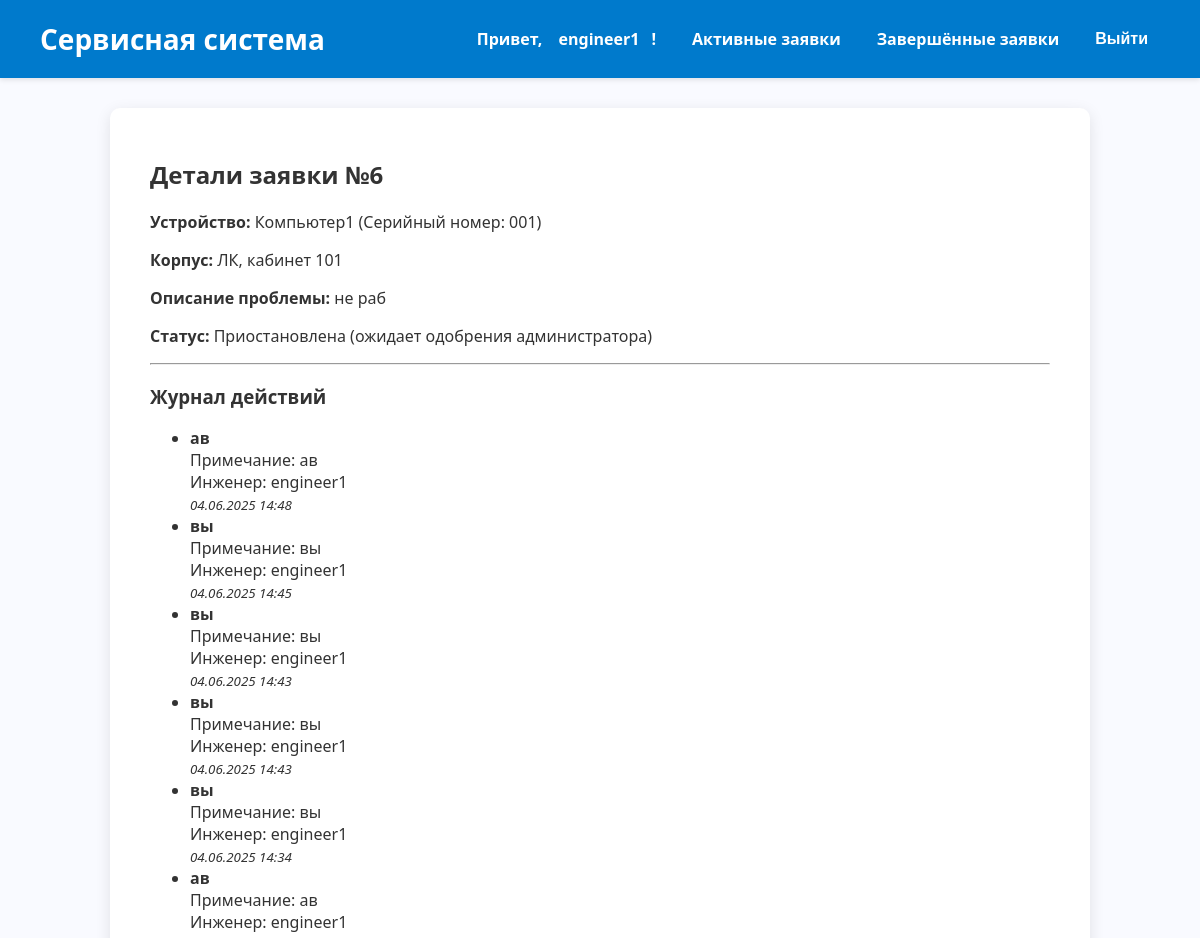
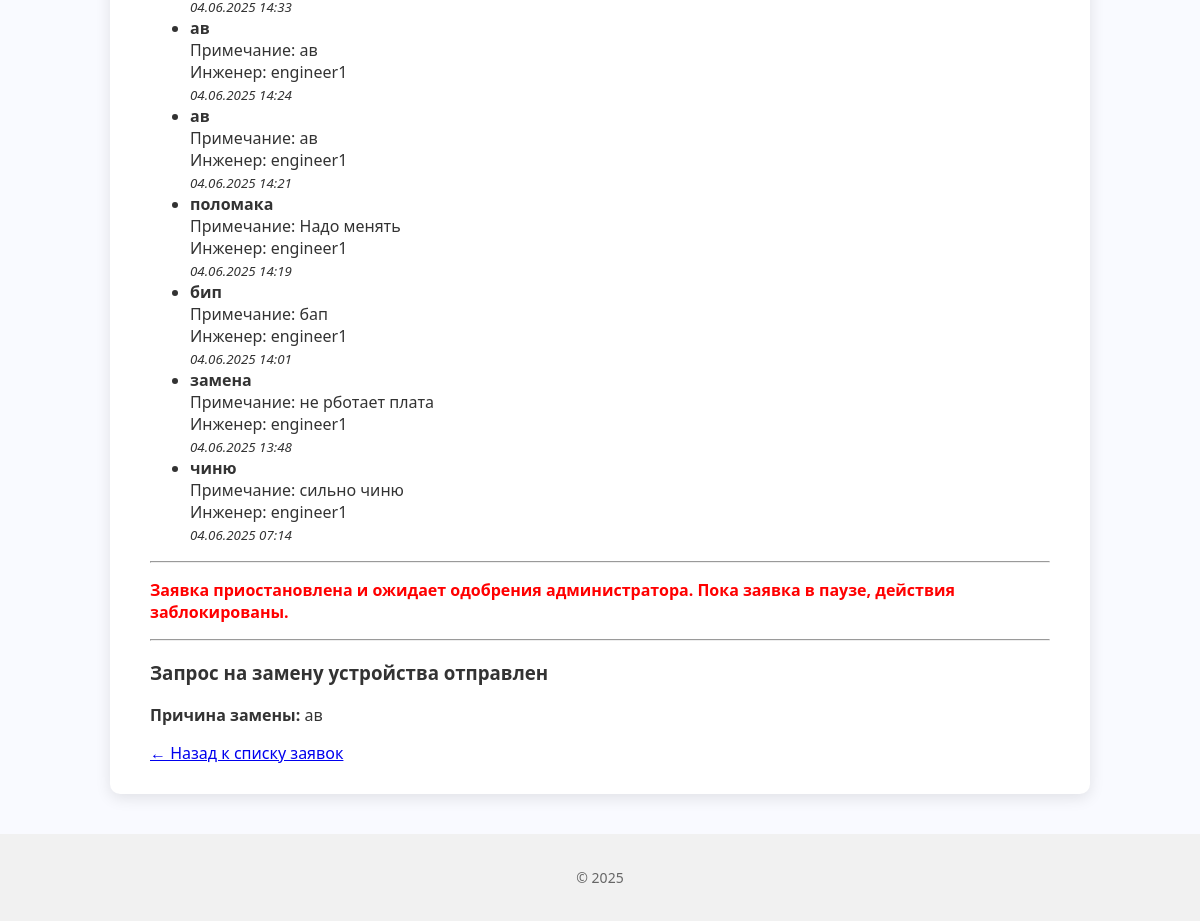
The page /engineer/request/6/ (signed in) on the database as committed earlier (2 pictures, top to bottom).
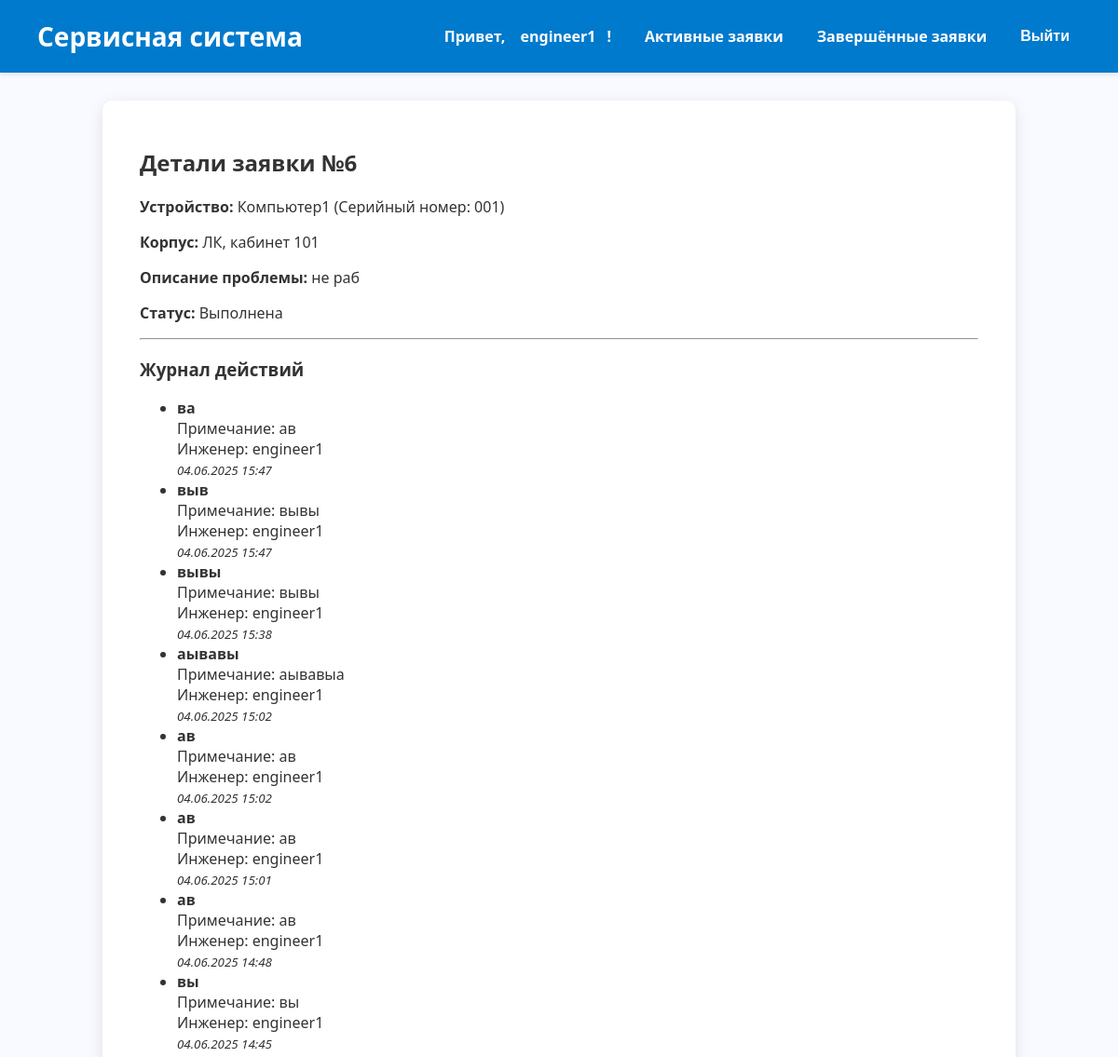
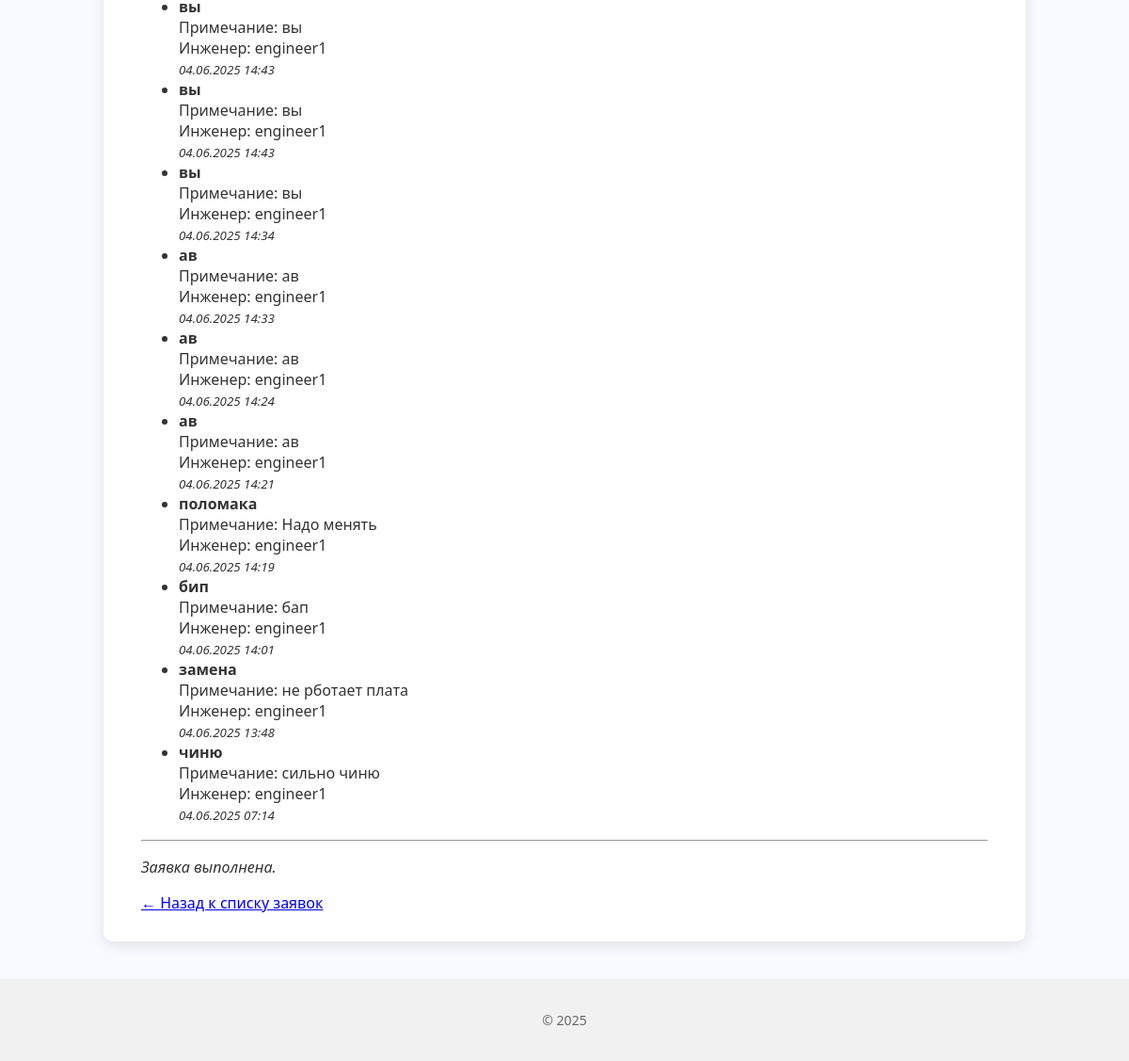
The same page on the database as committed later (2 pictures, top to bottom).
### core/models.py (models this page shows, shortened)
class ServiceLog(models.Model):
    request = models.ForeignKey(ServiceRequest, on_delete=models.CASCADE, related_name='service_logs', verbose_name="Заявка")
    engineer = models.ForeignKey(
        settings.AUTH_USER_MODEL, on_delete=models.SET_NULL,
        null=True, related_name='service_logs', verbose_name="Инженер"
    )
    action_date = models.DateTimeField("Дата действия", auto_now_add=True)
    action_type = models.CharField("Тип действия", max_length=50)  # установка, диагностика, ремонт
    notes = models.TextField("Примечания", blank=True)
    cost = models.DecimalField("Стоимость работы", max_digits=10, decimal_places=2, default=0.0)
    class Meta:
        verbose_name = "Журнал обслуживания"
        verbose_name_plural = "Журналы обслуживания"

class User(AbstractUser):
    ROLE_CHOICES = [
        ('admin', 'Администратор'),
        ('engineer', 'Инженер'),
        ('teacher', 'Преподаватель'),
    ]
    role = models.CharField(max_length=20, choices=ROLE_CHOICES, blank=True, null=True)

class ReplacementRequest(models.Model):
    service_request = models.OneToOneField(ServiceRequest, on_delete=models.CASCADE, related_name='replacement_request')
    engineer = models.ForeignKey(settings.AUTH_USER_MODEL, on_delete=models.CASCADE)
    reason = models.TextField("Причина замены", blank=True, null=True)
    created_at = models.DateTimeField(auto_now_add=True)
    new_device_model = models.CharField("Модель нового устройства", max_length=255, blank=True, null=True)
    new_device_serial = models.CharField("Серийный номер нового устройства", max_length=255, blank=True, null=True)
    admin_approved = models.BooleanField("Одобрено администратором", default=False)
    approved_at = models.DateTimeField("Дата одобрения", blank=True, null=True)
    class Meta:
        verbose_name = "Запрос на замену устройства"
        verbose_name_plural = "Запросы на замену устройств"

### core/views.py (the view)
# urls.py: path('engineer/request/<int:request_id>/', views.engineer_request_detail, name='engineer_request_detail'),
@login_required
@engineer_required
def engineer_request_detail(request, request_id):
    service_request = get_object_or_404(ServiceRequest, id=request_id, assigned_engineer=request.user)
    replacement_request = ReplacementRequest.objects.filter(service_request=service_request).first()
    if service_request.is_paused:
        logs = service_request.service_logs.select_related('engineer').order_by('-action_date')
        context = {
            'request': service_request,
            'logs': logs,
            'replacement_request': replacement_request,
            'paused_message': "Заявка приостановлена и ожидает одобрения администратора.",
        }
        return render(request, 'core/engineer_request_detail.html', context)
    if request.method == 'POST':
        form_log = ServiceLogForm(request.POST)
        if form_log.is_valid():
            log = form_log.save(commit=False)
            log.request = service_request
            log.engineer = request.user
            log.save()
            if form_log.cleaned_data.get('complete_request'):
                service_request.is_completed = True
                service_request.is_paused = False
                service_request.save()
            if form_log.cleaned_data.get('replacement_request'):
                if not replacement_request:
                    replacement_request = ReplacementRequest.objects.create(
                        service_request=service_request,
                        engineer=request.user,
                        reason=log.notes,
                        admin_approved=False,
                    )
                else:
                    replacement_request.reason = log.notes
                    replacement_request.admin_approved = False
                    replacement_request.save()
                service_request.requires_replacement = True
                service_request.is_paused = True
                service_request.save()
            return redirect('engineer_request_detail', request_id=request_id)
        elif 'replacement_report' in request.POST and replacement_request and replacement_request.admin_approved:
            form_report = DeviceReplacementReportForm(request.POST)
            if form_report.is_valid():
                try:
                    report = DeviceReplacementReport.objects.get(replacement_request=replacement_request)
                    for field, value in form_report.cleaned_data.items():
                        setattr(report, field, value)
                    report.created_by = request.user  # Обновляем создателя, если нужно
                    report.save()
                except DeviceReplacementReport.DoesNotExist:
                    report = form_report.save(commit=False)
                    report.replacement_request = replacement_request
                    report.created_by = request.user
                    report.save()
                service_request.is_completed = True
                service_request.is_paused = False
                service_request.save()
                messages.success(request, 'Отчёт по замене успешно сохранён и заявка закрыта.')
                return redirect('engineer_request_detail', request_id=request_id)
    else:
        form_log = ServiceLogForm()
        form_report = None
        if replacement_request and replacement_request.admin_approved:
            try:
                report_instance = replacement_request.devicereplacementreport
            except DeviceReplacementReport.DoesNotExist:
                report_instance = None
            form_report = DeviceReplacementReportForm(instance=report_instance)
    logs = service_request.service_logs.select_related('engineer').order_by('-action_date')
    context = {
        'request': service_request,
        'form_log': form_log,
        'form_report': form_report,
        'logs': logs,
        'replacement_request': replacement_request,
    }
    return render(request, 'core/engineer_request_detail.html', context)

### core/templates/core/engineer_request_detail.html (shortened to what this page needs)
{% extends 'base.html' %}
{% block content %}
<h2>Детали заявки №{{ request.id }}</h2>
<p><strong>Устройство:</strong> {{ request.device.name }} (Серийный номер: {{ request.device.serial_number }})</p>
<p><strong>Корпус:</strong> {{ request.device.cabinet.building }}, кабинет {{ request.device.cabinet.number }}</p>
<p><strong>Описание проблемы:</strong> {{ request.description }}</p>
<p><strong>Статус:</strong>
  {% if request.is_completed %}
    Выполнена
  {% elif request.is_paused %}
    Приостановлена (ожидает одобрения администратора)
  {% else %}
    В работе
  {% endif %}
</p>
<hr>
<h3>Журнал действий</h3>
{% if logs %}
  <ul>
    {% for log in logs %}
      <li>
        <strong>{{ log.action_type }}</strong><br>
        {% if log.notes %}
          Примечание: {{ log.notes }}<br>
        {% endif %}
        Инженер: {{ log.engineer.username }}<br>
        <small><em>{{ log.action_date|date:"d.m.Y H:i" }}</em></small>
      </li>
    {% endfor %}
  </ul>
{% else %}
  <p>Нет записей в журнале.</p>
{% endif %}
<hr>
{% if not request.is_completed %}
  {% if request.is_paused %}
    <p style="color: red; font-weight: bold;">
      Заявка приостановлена и ожидает одобрения администратора. Пока заявка в паузе, действия заблокированы.
    </p>
  {% endif %}
  {% if replacement_request %}
    <hr>
    <h3>Запрос на замену устройства отправлен</h3>
    <p><strong>Причина замены:</strong> {{ replacement_request.reason }}</p>
  {% endif %}
{% else %}
  <p><em>Заявка выполнена.</em></p>
{% endif %}
<a href="{% url 'engineer_dashboard' %}">← Назад к списку заявок</a>
{% endblock %}

Rows that differ between the two databases and show on the page:
no longer on this page (row edited): ReplacementRequest: reason "ав"
changed ServiceRequest "не раб": is_completed False → True (drawn)
added ServiceLog: action_type "ва", notes "ав", engineer.username "engineer1", action_date "04.06.2025 15:47"
added ServiceLog: action_type "выв", notes "вывы", engineer.username "engineer1", action_date "04.06.2025 15:47"
added ServiceLog: action_type "вывы", notes "вывы", engineer.username "engineer1", action_date "04.06.2025 15:38"
added ServiceLog: action_type "аывавы", notes "аывавыа", engineer.username "engineer1", action_date "04.06.2025 15:02"
added ServiceLog: action_type "ав", notes "ав", engineer.username "engineer1", action_date "04.06.2025 15:02"
added ServiceLog: action_type "ав", notes "ав", engineer.username "engineer1", action_date "04.06.2025 15:01"
Other text that changed with them:
text no longer shown: "Приостановлена (ожидает одобрения администратора) Заявка приостановлена и ожидает одобрения администратора. Пока заявка в паузе, действия заблокированы. Запрос на замену устройства отправлен Причина замены:"
text now shown: "Выполнена Заявка выполнена."
